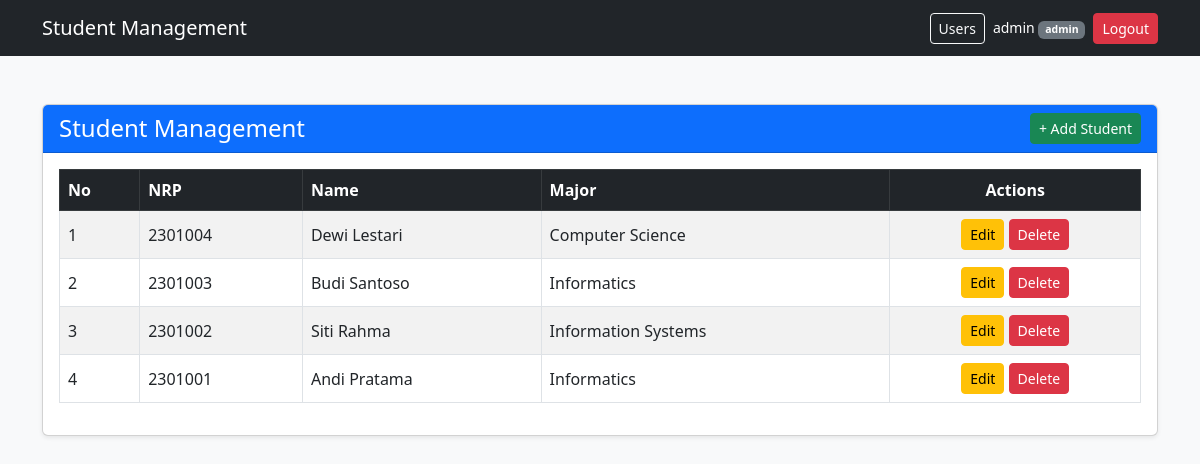
/index.php (signed in), run on the app's committed database.
### tables this page shows
CREATE TABLE `students` (
  `id` int(11) NOT NULL,
  `nrp` varchar(20) NOT NULL,
  `name` varchar(100) NOT NULL,
  `major_id` int(11) NOT NULL
);

CREATE TABLE `majors` (
  `id` int(11) NOT NULL,
  `name` varchar(50) NOT NULL
);

### auth.php (called while the page is built, shortened)
<?php
function is_admin() {
    return isset($_SESSION['role'])
        && $_SESSION['role'] === 'admin';
}
?>

### index.php (the view, shortened to what this page needs)
<?php
require_once 'auth.php';
$query = "SELECT
            s.id,
            s.nrp,
            s.name,
            m.name AS major_name
    FROM students s
    JOIN majors m ON s.major_id = m.id
    ORDER BY s.id DESC";
$result = mysqli_query($conn, $query);
?>
<!DOCTYPE html>
<html lang="en">
<head>
    <link href="https://cdn.jsdelivr.net/npm/bootstrap@5.3.0/dist/css/bootstrap.min.css" rel="stylesheet">
</head>
<body class="bg-light">
    <?php include 'navbar.php'; ?>
    <div class="container mt-5">
        <div class="card shadow-sm">
            <div class="card-header bg-primary text-white d-flex justify-content-between align-items-center">
                <h4 class="mb-0">Student Management</h4>
                <a href="create.php" class="btn btn-success btn-sm">+ Add Student</a>
            </div>
            <div class="card-body">
                <div class="table-responsive">
                    <table class="table table-bordered table-striped table-hover align-middle">
                        <thead class="table-dark">
                            <tr>
                                <th>No</th>
                                <th>NRP</th>
                                <th>Name</th>
                                <th>Major</th>
                                <th class="text-center">Actions</th>
                            </tr>
                        </thead>
                        <tbody>
                            <?php $no = 1; ?>
                            <?php while ($row = mysqli_fetch_assoc($result)): ?>
                                <tr>
                                    <td><?= $no++ ?></td>
                                    <td><?= htmlspecialchars($row['nrp']) ?></td>
                                    <td><?= htmlspecialchars($row['name']) ?></td>
                                    <td><?= htmlspecialchars($row['major_name']) ?></td>
                                    <td class="text-center">
                                        <a href="edit.php?id=<?= $row['id'] ?>"
                                        class="btn btn-warning btn-sm">Edit</a>
                                    <?php if (is_admin()): ?>
                                        <a href="delete.php?id=<?= $row['id'] ?>"
                                        class="btn btn-danger btn-sm"
                                        onclick="return confirm('Are you sure you want to delete this student?')">
                                            Delete
                                        </a>
                                    <?php endif; ?>
                                    </td>
                                </tr>
                            <?php endwhile; ?>
                        </tbody>
                    </table>
                </div>
            </div>
        </div>
    </div>
</body>
</html>

### navbar.php (shortened to what this page needs)
<nav class="navbar navbar-dark bg-dark">
    <div class="container">
        <a class="navbar-brand" href="index.php">
            Student Management
        </a>
        <div class="d-flex align-items-center gap-2">
            <?php if (is_admin()): ?>
                <a href="users.php" class="btn btn-outline-light btn-sm">
                    Users
                </a>
            <?php endif; ?>
            <span class="text-white small">
                <?= htmlspecialchars($_SESSION['username']) ?>
                <span class="badge bg-secondary">
                    <?= htmlspecialchars($_SESSION['role']) ?>
                </span>
            </span>
            <a href="logout.php" class="btn btn-danger btn-sm">
                Logout
            </a>
        </div>
    </div>
</nav>

### data on the page
students: nrp "2301004", name "Dewi Lestari", major.name "Computer Science"
students: nrp "2301003", name "Budi Santoso", major.name "Informatics"
students: nrp "2301002", name "Siti Rahma", major.name "Information Systems"
students: nrp "2301001", name "Andi Pratama", major.name "Informatics"

### other printed values
$_SESSION['username'] "admin"
$_SESSION['role'] "admin"
